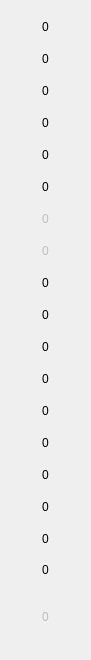
   <widget class="QWidget" name="gridLayoutWidget_5">
    <property name="geometry">
     <rect>
      <x>220</x>
      <y>40</y>
      <width>71</width>
      <height>640</height>
     </rect>
    </property>
    <layout class="QGridLayout" name="Bgrid">
     <property name="sizeConstraint">
      <enum>QLayout::SetDefaultConstraint</enum>
     </property>
     <property name="spacing">
      <number>0</number>
     </property>
     <item row="13" column="0">
      <widget class="QPushButton" name="B14">
       <property name="sizePolicy">
        <sizepolicy hsizetype="Fixed" vsizetype="Fixed">
         <horstretch>0</horstretch>
         <verstretch>0</verstretch>
        </sizepolicy>
       </property>
       <property name="minimumSize">
        <size>
         <width>69</width>
         <height>32</height>
        </size>
       </property>
       <property name="maximumSize">
        <size>
         <width>69</width>
         <height>32</height>
        </size>
       </property>
       <property name="text">
        <string>0</string>
       </property>
       <property name="flat">
        <bool>true</bool>
       </property>
      </widget>
     </item>
     <item row="11" column="0">
      <widget class="QPushButton" name="B12">
       <property name="sizePolicy">
        <sizepolicy hsizetype="Fixed" vsizetype="Fixed">
         <horstretch>0</horstretch>
         <verstretch>0</verstretch>
        </sizepolicy>
       </property>
       <property name="minimumSize">
        <size>
         <width>69</width>
         <height>32</height>
        </size>
       </property>
       <property name="maximumSize">
        <size>
         <width>69</width>
         <height>32</height>
        </size>
       </property>
       <property name="text">
        <string>0</string>
       </property>
       <property name="flat">
        <bool>true</bool>
       </property>
      </widget>
     </item>
     <item row="6" column="0">
      <widget class="QPushButton" name="B7">
       <property name="enabled">
        <bool>false</bool>
       </property>
       <property name="sizePolicy">
        <sizepolicy hsizetype="Fixed" vsizetype="Fixed">
         <horstretch>0</horstretch>
         <verstretch>0</verstretch>
        </sizepolicy>
       </property>
       <property name="minimumSize">
        <size>
         <width>69</width>
         <height>32</height>
        </size>
       </property>
       <property name="maximumSize">
        <size>
         <width>69</width>
         <height>32</height>
        </size>
       </property>
       <property name="text">
        <string>0</string>
       </property>
       <property name="flat">
        <bool>true</bool>
       </property>
      </widget>
     </item>
     <item row="17" column="0">
      <widget class="QPushButton" name="B18">
       <property name="sizePolicy">
        <sizepolicy hsizetype="Fixed" vsizetype="Fixed">
         <horstretch>0</horstretch>
         <verstretch>0</verstretch>
        </sizepolicy>
       </property>
       <property name="minimumSize">
        <size>
         <width>69</width>
         <height>30</height>
        </size>
       </property>
       <property name="maximumSize">
        <size>
         <width>69</width>
         <height>32</height>
        </size>
       </property>
       <property name="text">
        <string>0</string>
       </property>
       <property name="flat">
        <bool>true</bool>
       </property>
      </widget>
     </item>
     <item row="0" column="0">
      <widget class="QPushButton" name="B1">
       <property name="sizePolicy">
        <sizepolicy hsizetype="Fixed" vsizetype="Fixed">
         <horstretch>0</horstretch>
         <verstretch>0</verstretch>
        </sizepolicy>
       </property>
       <property name="minimumSize">
        <size>
         <width>69</width>
         <height>32</height>
        </size>
       </property>
       <property name="maximumSize">
        <size>
         <width>69</width>
         <height>32</height>
        </size>
       </property>
       <property name="text">
        <string>0</string>
       </property>
       <property name="flat">
        <bool>true</bool>
       </property>
      </widget>
     </item>
     <item row="12" column="0">
      <widget class="QPushButton" name="B13">
       <property name="sizePolicy">
        <sizepolicy hsizetype="Fixed" vsizetype="Fixed">
         <horstretch>0</horstretch>
         <verstretch>0</verstretch>
        </sizepolicy>
       </property>
       <property name="minimumSize">
        <size>
         <width>69</width>
         <height>32</height>
        </size>
       </property>
       <property name="maximumSize">
        <size>
         <width>69</width>
         <height>32</height>
        </size>
       </property>
       <property name="text">
        <string>0</string>
       </property>
       <property name="flat">
        <bool>true</bool>
       </property>
      </widget>
     </item>
     <item row="10" column="0">
      <widget class="QPushButton" name="B11">
       <property name="sizePolicy">
        <sizepolicy hsizetype="Fixed" vsizetype="Fixed">
         <horstretch>0</horstretch>
         <verstretch>0</verstretch>
        </sizepolicy>
       </property>
       <property name="minimumSize">
        <size>
         <width>69</width>
         <height>32</height>
        </size>
       </property>
       <property name="maximumSize">
        <size>
         <width>69</width>
         <height>32</height>
        </size>
       </property>
       <property name="text">
        <string>0</string>
       </property>
       <property name="flat">
        <bool>true</bool>
       </property>
      </widget>
     </item>
     <item row="16" column="0">
      <widget class="QPushButton" name="B17">
       <property name="sizePolicy">
        <sizepolicy hsizetype="Fixed" vsizetype="Fixed">
         <horstretch>0</horstretch>
         <verstretch>0</verstretch>
        </sizepolicy>
       </property>
       <property name="minimumSize">
        <size>
         <width>69</width>
         <height>32</height>
        </size>
       </property>
       <property name="maximumSize">
        <size>
         <width>69</width>
         <height>32</height>
        </size>
       </property>
       <property name="text">
        <string>0</string>
       </property>
       <property name="flat">
        <bool>true</bool>
       </property>
      </widget>
     </item>
     <item row="8" column="0">
      <widget class="QPushButton" name="B9">
       <property name="sizePolicy">
        <sizepolicy hsizetype="Fixed" vsizetype="Fixed">
         <horstretch>0</horstretch>
         <verstretch>0</verstretch>
        </sizepolicy>
       </property>
       <property name="minimumSize">
        <size>
         <width>69</width>
         <height>32</height>
        </size>
       </property>
       <property name="maximumSize">
        <size>
         <width>69</width>
         <height>32</height>
        </size>
       </property>
       <property name="text">
        <string>0</string>
       </property>
       <property name="flat">
        <bool>true</bool>
       </property>
      </widget>
     </item>
     <item row="15" column="0">
      <widget class="QPushButton" name="B16">
       <property name="sizePolicy">
        <sizepolicy hsizetype="Fixed" vsizetype="Fixed">
         <horstretch>0</horstretch>
         <verstretch>0</verstretch>
        </sizepolicy>
       </property>
       <property name="minimumSize">
        <size>
         <width>69</width>
         <height>32</height>
        </size>
       </property>
       <property name="maximumSize">
        <size>
         <width>69</width>
         <height>32</height>
        </size>
       </property>
       <property name="text">
        <string>0</string>
       </property>
       <property name="flat">
        <bool>true</bool>
       </property>
      </widget>
     </item>
     <item row="7" column="0">
      <widget class="QPushButton" name="B8">
       <property name="enabled">
        <bool>false</bool>
       </property>
       <property name="sizePolicy">
        <sizepolicy hsizetype="Fixed" vsizetype="Fixed">
         <horstretch>0</horstretch>
         <verstretch>0</verstretch>
        </sizepolicy>
       </property>
       <property name="minimumSize">
        <size>
         <width>69</width>
         <height>32</height>
        </size>
       </property>
       <property name="maximumSize">
        <size>
         <width>69</width>
         <height>32</height>
        </size>
       </property>
       <property name="text">
        <string>0</string>
       </property>
       <property name="flat">
        <bool>true</bool>
       </property>
      </widget>
     </item>
     <item row="5" column="0">
      <widget class="QPushButton" name="B6">
       <property name="sizePolicy">
        <sizepolicy hsizetype="Fixed" vsizetype="Fixed">
         <horstretch>0</horstretch>
         <verstretch>0</verstretch>
        </sizepolicy>
       </property>
       <property name="minimumSize">
        <size>
         <width>69</width>
         <height>32</height>
        </size>
       </property>
       <property name="maximumSize">
        <size>
         <width>69</width>
         <height>32</height>
        </size>
       </property>
       <property name="text">
        <string>0</string>
       </property>
       <property name="flat">
        <bool>true</bool>
       </property>
      </widget>
     </item>
     <item row="18" column="0" rowspan="2">
      <widget class="QPushButton" name="B19">
       <property name="enabled">
        <bool>false</bool>
       </property>
       <property name="sizePolicy">
        <sizepolicy hsizetype="Fixed" vsizetype="Fixed">
         <horstretch>0</horstretch>
         <verstretch>0</verstretch>
        </sizepolicy>
       </property>
       <property name="minimumSize">
        <size>
         <width>69</width>
         <height>64</height>
        </size>
       </property>
       <property name="maximumSize">
        <size>
         <width>69</width>
         <height>64</height>
        </size>
       </property>
       <property name="text">
        <string>0</string>
       </property>
       <property name="flat">
        <bool>true</bool>
       </property>
      </widget>
     </item>
     <item row="9" column="0">
      <widget class="QPushButton" name="B10">
       <property name="sizePolicy">
        <sizepolicy hsizetype="Fixed" vsizetype="Fixed">
         <horstretch>0</horstretch>
         <verstretch>0</verstretch>
        </sizepolicy>
       </property>
       <property name="minimumSize">
        <size>
         <width>69</width>
         <height>32</height>
        </size>
       </property>
       <property name="maximumSize">
        <size>
         <width>69</width>
         <height>32</height>
        </size>
       </property>
       <property name="text">
        <string>0</string>
       </property>
       <property name="flat">
        <bool>true</bool>
       </property>
      </widget>
     </item>
     <item row="14" column="0">
      <widget class="QPushButton" name="B15">
       <property name="sizePolicy">
        <sizepolicy hsizetype="Fixed" vsizetype="Fixed">
         <horstretch>0</horstretch>
         <verstretch>0</verstretch>
        </sizepolicy>
       </property>
       <property name="minimumSize">
        <size>
         <width>69</width>
         <height>32</height>
        </size>
       </property>
       <property name="maximumSize">
        <size>
         <width>69</width>
         <height>32</height>
        </size>
       </property>
       <property name="text">
        <string>0</string>
       </property>
       <property name="flat">
        <bool>true</bool>
       </property>
      </widget>
     </item>
     <item row="3" column="0">
      <widget class="QPushButton" name="B4">
       <property name="sizePolicy">
        <sizepolicy hsizetype="Fixed" vsizetype="Fixed">
         <horstretch>0</horstretch>
         <verstretch>0</verstretch>
        </sizepolicy>
       </property>
       <property name="minimumSize">
        <size>
         <width>69</width>
         <height>32</height>
        </size>
       </property>
       <property name="maximumSize">
        <size>
         <width>69</width>
         <height>32</height>
        </size>
       </property>
       <property name="text">
        <string>0</string>
       </property>
       <property name="flat">
        <bool>true</bool>
       </property>
      </widget>
     </item>
     <item row="1" column="0">
      <widget class="QPushButton" name="B2">
       <property name="sizePolicy">
        <sizepolicy hsizetype="Fixed" vsizetype="Fixed">
         <horstretch>0</horstretch>
         <verstretch>0</verstretch>
        </sizepolicy>
       </property>
       <property name="minimumSize">
        <size>
         <width>69</width>
         <height>32</height>
        </size>
       </property>
       <property name="maximumSize">
        <size>
         <width>69</width>
         <height>32</height>
        </size>
       </property>
       <property name="text">
        <string>0</string>
       </property>
       <property name="flat">
        <bool>true</bool>
       </property>
      </widget>
     </item>
     <item row="4" column="0">
      <widget class="QPushButton" name="B5">
       <property name="sizePolicy">
        <sizepolicy hsizetype="Fixed" vsizetype="Fixed">
         <horstretch>0</horstretch>
         <verstretch>0</verstretch>
        </sizepolicy>
       </property>
       <property name="minimumSize">
        <size>
         <width>69</width>
         <height>32</height>
        </size>
       </property>
       <property name="maximumSize">
        <size>
         <width>69</width>
         <height>32</height>
        </size>
       </property>
       <property name="text">
        <string>0</string>
       </property>
       <property name="flat">
        <bool>true</bool>
       </property>
      </widget>
     </item>
     <item row="2" column="0">
      <widget class="QPushButton" name="B3">
       <property name="sizePolicy">
        <sizepolicy hsizetype="Fixed" vsizetype="Fixed">
         <horstretch>0</horstretch>
         <verstretch>0</verstretch>
        </sizepolicy>
       </property>
       <property name="minimumSize">
        <size>
         <width>69</width>
         <height>32</height>
        </size>
       </property>
       <property name="maximumSize">
        <size>
         <width>69</width>
         <height>32</height>
        </size>
       </property>
       <property name="text">
        <string>0</string>
       </property>
       <property name="flat">
        <bool>true</bool>
       </property>
      </widget>
     </item>
    </layout>
   </widget>
